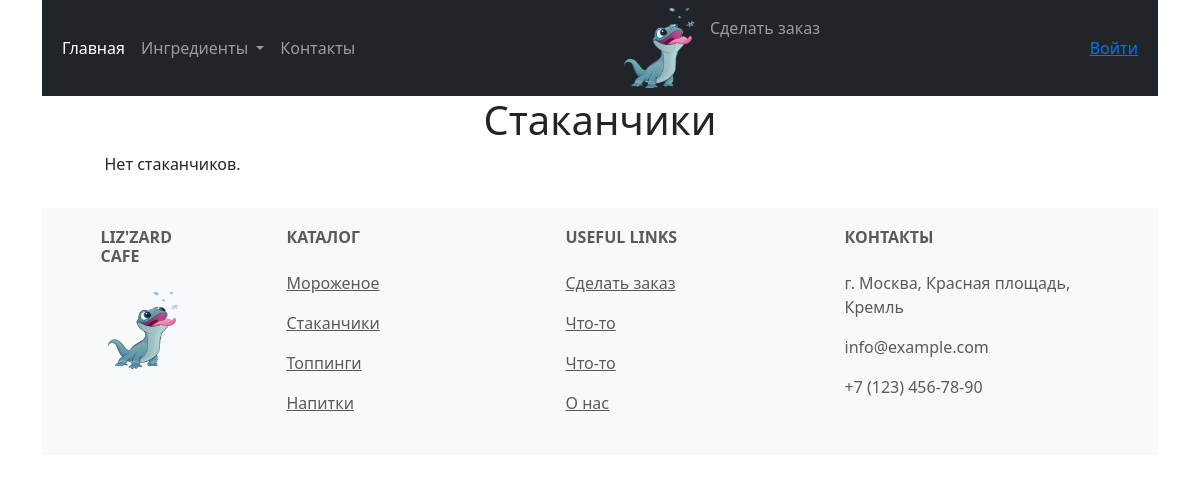
The page /containers/ on the database as committed earlier.
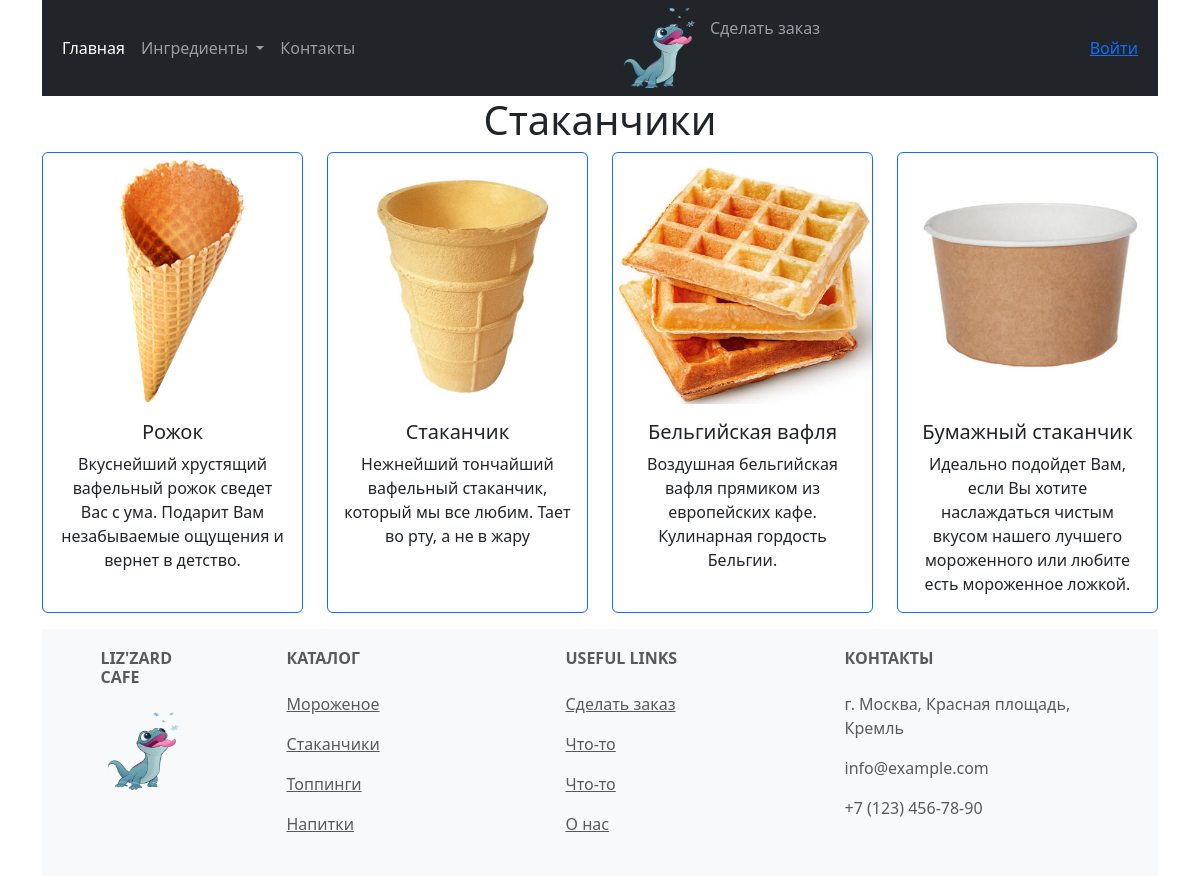
The same page on the database as committed later.
### icecream_bar/models.py (models this page shows, shortened)
class Container(models.Model):
    name = models.CharField(max_length=100)
    description = models.TextField()
    image = models.ImageField(upload_to='Container/', blank=True)
    price = models.PositiveIntegerField()

### icecream_bar/views.py (the view)
# urls.py: path('containers/', views.ContainersListView.as_view(), name='containers'),
class ContainersListView(ListView):
    model = Container
    template_name = 'icecream_bar/containers_list.html'
    context_object_name = 'containers_list'

### icecream_bar/templates/icecream_bar/containers_list.html
{% extends 'base/base.html' %}
{% block content %}
    <div class="container text-center">
        <h1>Стаканчики</h1>
        <div class="row row-cols-1 row-cols-md-4 g-4">
            {% for container in containers_list %}
            <div class="col">
                <div class="card border-primary h-100 pt-1">
                  <img src="{{container.image.url}}" class="card-img-top" >
                  <div class="card-body">
                    <h5 class="card-title">{{ container.name }}</h5>
                    <p class="card-text">{{ container.description }}</p>
                  </div>
                </div>
            </div>
            {% empty %}
            <p>Нет стаканчиков.</p>
            {% endfor %}
        </div>
    </div>
{% endblock %}

Rows that differ between the two databases and show on the page:
added Container: image (picture), name "Рожок", description "Вкуснейший хрустящий вафельный рожок сведет Вас с ума. Подарит Вам незабываемые ощущения и вернет в детство."
added Container: image (picture), name "Стаканчик", description "Нежнейший тончайший вафельный стаканчик, который мы все любим. Тает во рту, а не в жару"
added Container: image (picture), name "Бельгийская вафля", description "Воздушная бельгийская вафля прямиком из европейских кафе. Кулинарная гордость Бельгии."
added Container: image (picture), name "Бумажный стаканчик", description "Идеально подойдет Вам, если Вы хотите наслаждаться чистым вкусом нашего лучшего мороженного или любите есть мороженное ложкой."
Other text that changed with them:
text no longer shown: "Нет стаканчиков."
